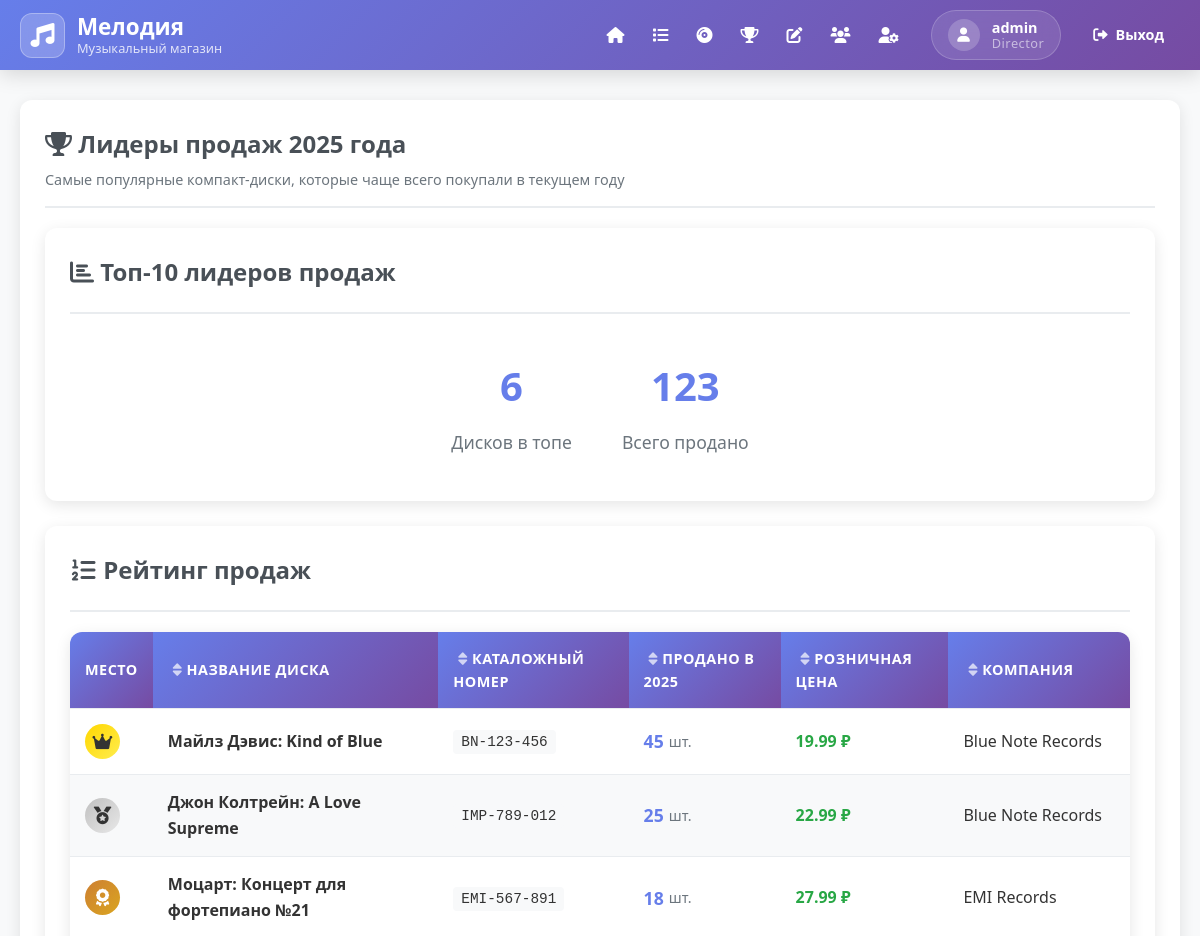
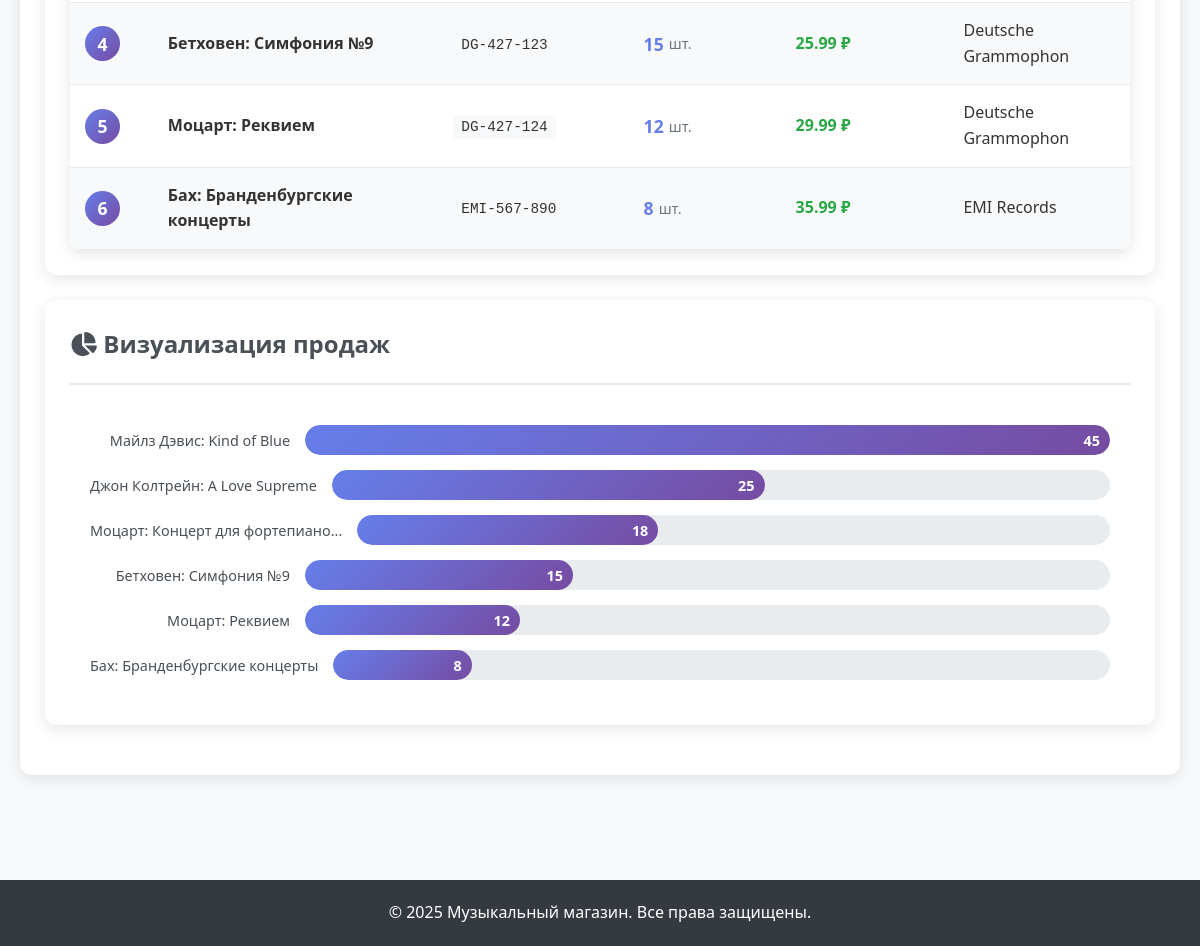
The app's page /sales_leaders (signed in) with its own data (2 pictures, top to bottom).
### tables this page shows
CREATE TABLE records (
            id INTEGER PRIMARY KEY AUTOINCREMENT,
            catalog_number TEXT NOT NULL UNIQUE,
            title TEXT NOT NULL,
            company_id INTEGER NOT NULL,
            release_date DATE,
            wholesale_price DECIMAL(10,2),
            retail_price DECIMAL(10,2),
            current_stock INTEGER DEFAULT 0,
            sold_last_year INTEGER DEFAULT 0,
            sold_this_year INTEGER DEFAULT 0, rating DECIMAL(3,2) DEFAULT NULL,
            FOREIGN KEY (company_id) REFERENCES companies (id)
        );

CREATE TABLE companies (
            id INTEGER PRIMARY KEY AUTOINCREMENT,
            name TEXT NOT NULL,
            address TEXT,
            phone TEXT,
            email TEXT,
            is_wholesaler BOOLEAN DEFAULT 0
        );

### proj_avtom/app.py (the view)
    def decorated_function(*args, **kwargs):
        if 'user_id' not in session:
            flash('Необходимо войти в систему', 'error')
            return redirect(url_for('login'))
        return f(*args, **kwargs)

### proj_avtom/app.py (called while the page is built)
def get_db_connection():
    conn = sqlite3.connect(DATABASE)
    conn.row_factory = sqlite3.Row
    return conn

def login_required(f):
    def decorated_function(*args, **kwargs):
        if 'user_id' not in session:
            flash('Необходимо войти в систему', 'error')
            return redirect(url_for('login'))
        return f(*args, **kwargs)
    decorated_function.__name__ = f.__name__
    return decorated_function

@app.route('/sales_leaders')
@login_required
def sales_leaders():
    conn = get_db_connection()
    current_year = datetime.now().year
    leaders = conn.execute('''
        SELECT r.catalog_number, r.title, r.sold_this_year,
               comp.name as company_name, r.retail_price
        FROM records r
        JOIN companies comp ON r.company_id = comp.id
        WHERE r.sold_this_year > 0
        ORDER BY r.sold_this_year DESC
        LIMIT 10
    ''').fetchall()
    conn.close()
    return render_template('sales_leaders.html', leaders=leaders, current_year=current_year)

### proj_avtom/templates/sales_leaders.html (shortened to what this page needs)
{% extends "base.html" %}
{% block content %}
<div class="card">
    <div class="card-header">
        <h1 class="card-title">
            <i class="fas fa-trophy"></i>
            Лидеры продаж {{ current_year }} года
        </h1>
        <p class="card-subtitle">
            Самые популярные компакт-диски, которые чаще всего покупали в текущем году
        </p>
    </div>
    {% if leaders %}
        <div class="leaders-summary card">
            <div class="card-header">
                <h2 class="card-title">
                    <i class="fas fa-chart-bar"></i>
                    Топ-10 лидеров продаж
                </h2>
            </div>
            <div class="summary-stats">
                <div class="stat-item">
                    <span class="stat-number">{{ leaders|length }}</span>
                    <span class="stat-label">Дисков в топе</span>
                </div>
                <div class="stat-item">
                    <span class="stat-number">{{ leaders|sum(attribute='sold_this_year') }}</span>
                    <span class="stat-label">Всего продано</span>
                </div>
            </div>
        </div>
        <div class="leaders-list card">
            <div class="card-header">
                <h3 class="card-title">
                    <i class="fas fa-list-ol"></i>
                    Рейтинг продаж
                </h3>
            </div>
            <div class="table-container">
                <table class="table">
                    <thead>
                        <tr>
                            <th>Место</th>
                            <th onclick="sortTable('leaders-table', 1)">
                                <i class="fas fa-sort"></i> Название диска
                            </th>
                            <th onclick="sortTable('leaders-table', 2)">
                                <i class="fas fa-sort"></i> Каталожный номер
                            </th>
                            <th onclick="sortTable('leaders-table', 3)">
                                <i class="fas fa-sort"></i> Продано в {{ current_year }}
                            </th>
                            <th onclick="sortTable('leaders-table', 4)">
                                <i class="fas fa-sort"></i> Розничная цена
                            </th>
                            <th onclick="sortTable('leaders-table', 5)">
                                <i class="fas fa-sort"></i> Компания
                            </th>
                        </tr>
                    </thead>
                    <tbody id="leaders-table">
                        {% for leader in leaders %}
                        <tr class="leader-row">
                            <td>
                                <div class="rank-badge rank-{{ loop.index }}">
                                    {% if loop.index == 1 %}
                                        <i class="fas fa-crown"></i>
                                    {% elif loop.index == 2 %}
                                        <i class="fas fa-medal"></i>
                                    {% elif loop.index == 3 %}
                                        <i class="fas fa-award"></i>
                                    {% else %}
                                        {{ loop.index }}
                                    {% endif %}
                                </div>
                            </td>
                            <td>
                                <strong>{{ leader.title }}</strong>
                            </td>
                            <td>
                                <span class="catalog-number">{{ leader.catalog_number }}</span>
                            </td>
                            <td>
                                <div class="sales-info">
                                    <span class="sales-count">{{ leader.sold_this_year }}</span>
                                    <span class="sales-label">шт.</span>
                                </div>
                            </td>
                            <td>
                                {% if leader.retail_price %}
                                    <span class="price">{{ "%.2f"|format(leader.retail_price) }} ₽</span>
                                {% else %}
                                    <span class="text-muted">Не указана</span>
                                {% endif %}
                            </td>
                            <td>{{ leader.company_name }}</td>
                        </tr>
                        {% endfor %}
                    </tbody>
                </table>
            </div>
        </div>
        <div class="chart-section card">
            <div class="card-header">
                <h3 class="card-title">
                    <i class="fas fa-chart-pie"></i>
                    Визуализация продаж
                </h3>
            </div>
            <div class="chart-container">
                <div class="chart-bars">
                    {% for leader in leaders %}
                    <div class="chart-bar">
                        <div class="bar-label">{{ leader.title[:30] }}{% if leader.title|length > 30 %}...{% endif %}</div>
                        <div class="bar-container">
                            <div class="bar-fill" style="width: {{ (leader.sold_this_year / leaders[0].sold_this_year * 100)|round(1) }}%">
                                <span class="bar-value">{{ leader.sold_this_year }}</span>
                            </div>
                        </div>
                    </div>
                    {% endfor %}
                </div>
            </div>
        </div>
    {% endif %}
</div>
{% endblock %}

### proj_avtom/templates/base.html (shortened to what this page needs)
<!DOCTYPE html>
<html lang="ru">
<head>
    <link rel="stylesheet" href="{{ url_for('static', filename='style.css') }}">
    <link href="https://cdnjs.cloudflare.com/ajax/libs/font-awesome/6.0.0/css/all.min.css" rel="stylesheet">
</head>
<body>
    <nav class="navbar">
        <div class="nav-container">
            <div class="nav-brand">
                <div class="brand-icon">
                    <i class="fas fa-music"></i>
                </div>
                <div class="brand-text">
                    <span class="brand-name">Мелодия</span>
                    <span class="brand-subtitle">Музыкальный магазин</span>
                </div>
            </div>
            <div class="nav-content">
                <ul class="nav-menu">
                    <li class="nav-item">
                        <a href="{{ url_for('index') }}" class="nav-link">
                            <i class="fas fa-home"></i>
                        </a>
                    </li>
                    {% if session.user_id %}
                        <li class="nav-item">
                            <a href="{{ url_for('compositions_count') }}" class="nav-link">
                                <i class="fas fa-list"></i>
                            </a>
                        </li>
                        <li class="nav-item">
                            <a href="{{ url_for('ensemble_records') }}" class="nav-link">
                                <i class="fas fa-compact-disc"></i>
                            </a>
                        </li>
                        <li class="nav-item">
                            <a href="{{ url_for('sales_leaders') }}" class="nav-link">
                                <i class="fas fa-trophy"></i>
                            </a>
                        </li>
                        {% if session.role in ['seller', 'director'] %}
                            <li class="nav-item">
                                <a href="{{ url_for('manage_records') }}" class="nav-link">
                                    <i class="fas fa-edit"></i>
                                </a>
                            </li>
                        {% endif %}
                        {% if session.role == 'director' %}
                            <li class="nav-item">
                                <a href="{{ url_for('manage_ensembles') }}" class="nav-link">
                                    <i class="fas fa-users"></i>
                                </a>
                            </li>
                            <li class="nav-item">
                                <a href="{{ url_for('manage_users') }}" class="nav-link">
                                    <i class="fas fa-user-cog"></i>
                                </a>
                            </li>
                        {% endif %}
                    {% endif %}
                </ul>
                <div class="nav-user">
                    {% if session.user_id %}
                        <div class="user-profile">
                            <div class="user-avatar">
                                <i class="fas fa-user"></i>
                            </div>
                            <div class="user-details">
                                <span class="user-name">{{ session.username }}</span>
                                <span class="user-role">{{ session.role }}</span>
                            </div>
                        </div>
                        <a href="{{ url_for('logout') }}" class="btn btn-outline btn-sm">
                            <i class="fas fa-sign-out-alt"></i>
                            <span>Выход</span>
                        </a>
                    {% endif %}
                </div>
            </div>
        </div>
    </nav>
    <main class="main-content">
        {% block content %}{% endblock %}
    </main>
    <footer class="footer">
        <div class="footer-content">
            <p>&copy; 2025 Музыкальный магазин. Все права защищены.</p>
        </div>
    </footer>
</body>
</html>

### proj_avtom/templates/sales_leaders.html (style rules this page uses)
.leaders-summary { margin-bottom: 25px; }
.summary-stats { display: flex; justify-content: center; align-items: center; gap: 50px; padding: 20px; }
.stat-item { text-align: center; }
.stat-number { display: block; font-size: 2.5rem; font-weight: bold; color: #667eea; margin-bottom: 10px; }
.stat-label { color: #6c757d; font-size: 1.1rem; }
.leaders-list { margin-bottom: 25px; }
.table th { cursor: pointer; user-select: none; }
.table th i { margin-left: 5px; opacity: 0.7; }
.rank-badge { display: inline-flex; align-items: center; justify-content: center; width: 35px; height: 35px; border-radius: 50%; font-weight: bold; color: white; font-size: 1.1rem; }
.rank-1 { background: linear-gradient(135deg, #ffd700 0%, #ffed4e 100%); color: #333; }
.rank-2 { background: linear-gradient(135deg, #c0c0c0 0%, #e8e8e8 100%); color: #333; }
.rank-3 { background: linear-gradient(135deg, #cd7f32 0%, #daa520 100%); }
.rank-4, .rank-5, .rank-6, .rank-7, .rank-8, .rank-9, .rank-10 { background: linear-gradient(135deg, #667eea 0%, #764ba2 100%); }
.catalog-number { font-family: 'Courier New', monospace; background-color: #f8f9fa; padding: 4px 8px; border-radius: 4px; font-size: 0.9rem; }
.price { font-weight: 600; color: #28a745; }
.sales-info { display: flex; align-items: center; gap: 5px; }
.sales-count { font-weight: bold; color: #667eea; font-size: 1.1rem; }
.sales-label { color: #6c757d; font-size: 0.9rem; }
.chart-section { margin-bottom: 25px; }
.chart-container { padding: 20px; }
.chart-bars { display: flex; flex-direction: column; gap: 15px; }
.chart-bar { display: flex; align-items: center; gap: 15px; }
.bar-label { min-width: 200px; font-size: 0.9rem; color: #495057; text-align: right; }
.bar-container { flex: 1; height: 30px; background-color: #e9ecef; border-radius: 15px; position: relative; overflow: hidden; }
.bar-fill { height: 100%; background: linear-gradient(135deg, #667eea 0%, #764ba2 100%); border-radius: 15px; display: flex; align-items: center; justify-content: flex-end; padding-right: 10px; transition: width 0.8s ease; }
.bar-value { color: white; font-weight: bold; font-size: 0.9rem; }

### records on screen
records: title "Майлз Дэвис: Kind of Blue", catalog_number "BN-123-456", sold_this_year "45", retail_price "19.99", company_name "Blue Note Records"
records: title "Джон Колтрейн: A Love Supreme", catalog_number "IMP-789-012", sold_this_year "25", retail_price "22.99", company_name "Blue Note Records"
records: title "Моцарт: Концерт для фортепиано №21", catalog_number "EMI-567-891", sold_this_year "18", retail_price "27.99", company_name "EMI Records", title "Моцарт: Концерт для фортепиано"
records: title "Бетховен: Симфония №9", catalog_number "DG-427-123", sold_this_year "15", retail_price "25.99", company_name "Deutsche Grammophon"
records: title "Моцарт: Реквием", catalog_number "DG-427-124", sold_this_year "12", retail_price "29.99", company_name "Deutsche Grammophon"
records: title "Бах: Бранденбургские концерты", catalog_number "EMI-567-890", sold_this_year "8", retail_price "35.99", company_name "EMI Records"

### other values on screen
{{ session.username }} "admin"
{{ session.role }} "Director"
{{ leaders|length }} "6"
{{ leaders|sum(attribute='sold_this_year') }} "123"
